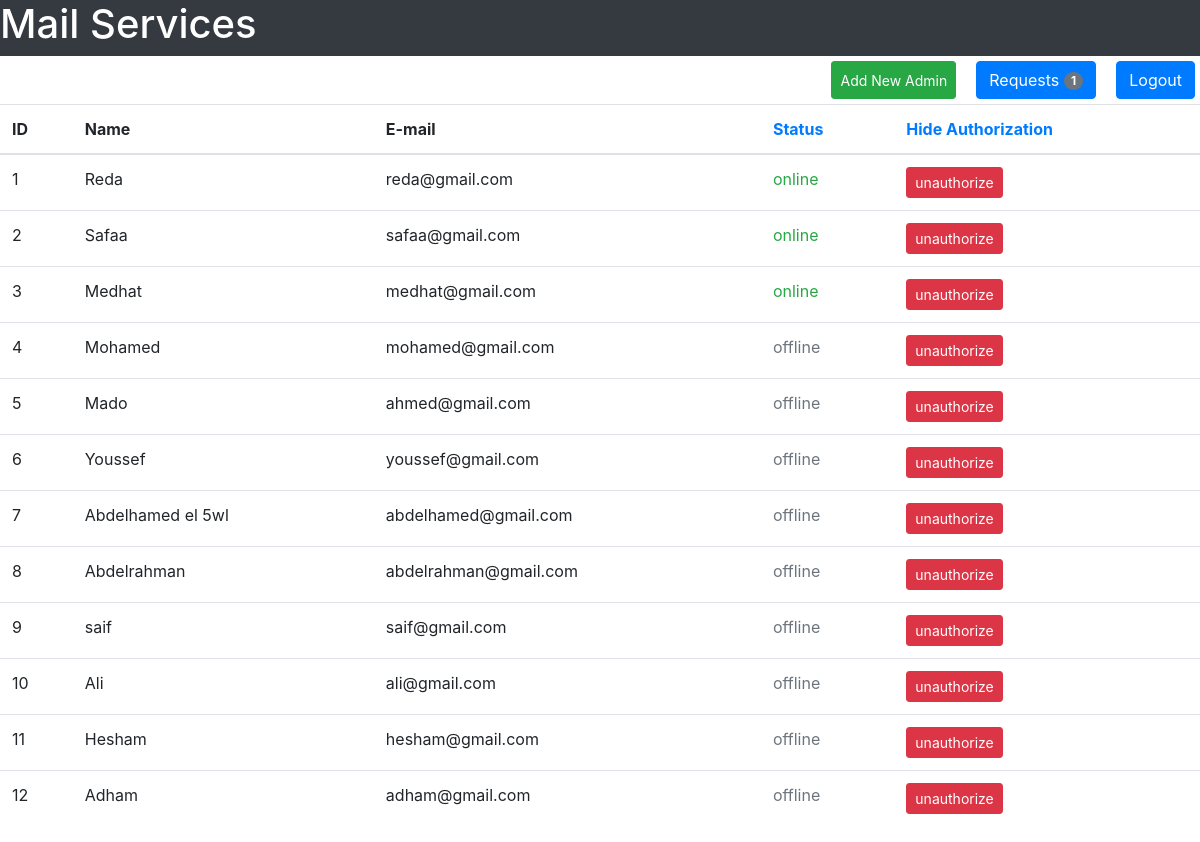
/admin/main-page, run on the app's committed database.
### tables this page shows
CREATE TABLE user(user_id INTEGER PRIMARY KEY, user_name TEXT NOT NULL, user_email TEXT NOT NULL, user_password TEXT  NOT NULL, user_gender TEXT NOT NULL, user_date_of_birth TEXT NOT NULL, user_city TEXT NOT NULL, user_country TEXT NOT NULL, user_contact INTEGER, user_account_creation_date TEXT NOT NULL, user_active INTEGER DEFAULT 0 CHECK(user_active == 1 OR user_active == 0), UNIQUE(user_email));

### Admin/admins.py (the view)
@admin_bp.route("/admin/main-page")
def admin_page():
    sqlite_connection = sqlite3.connect("MAIL_DB.db")
    check_unauthorized_query = """SELECT user_email FROM unauthorize;"""
    db_unauthorized_mails = sqlite_connection.execute(check_unauthorized_query)
    un_authorized_mails = []
    for mail in db_unauthorized_mails:
        un_authorized_mails.append(mail[0])
    select_all_users = """SELECT user_id, user_name, user_email, user_active FROM user;"""
    db_all_users = sqlite_connection.execute(select_all_users)
    user_data = {}
    all_users = []
    for user in db_all_users:
        user_data["user_id"] = user[0]
        user_data["user_name"] = user[1]
        user_data["user_email"] = user[2]
        user_data["user_status"] = user[3]
        user_data["user_authorized"] = True
        for mail in un_authorized_mails:
            if mail == user[2]:
                user_data["user_authorized"] = False
                break
        all_users.append(user_data)
        user_data = {}
        waiting_requests = get_all_waiting_requests()
    return render_template("admin_templates/admin.html", all_users = all_users, waiting_requests = waiting_requests)

### Admin/admins.py (called while the page is built)
def get_all_waiting_requests():
    sqlite_connection = sqlite3.connect("MAIL_DB.db")
    select_query = """SELECT waiting_id FROM waiting_list;"""
    db_all_requests = sqlite_connection.execute(select_query)
    counter = 0
    for req in db_all_requests:
        counter += 1
    sqlite_connection.close()
    return counter

### Admin/templates/admin_templates/admin.html (shortened to what this page needs)
<!DOCTYPE html>
<html lang = "en">
    <head>
        <link rel="stylesheet" href="https://maxcdn.bootstrapcdn.com/bootstrap/4.5.2/css/bootstrap.min.css">
    </head>
    <body>
        <div class = "container-fluid">
            <div class = "row bg-dark text-white">
                <h1>Mail Services</h1>
            </div>
            <div class = "row">
                <div class = "row" style = "margin-left: auto;margin-top: 5px;margin-bottom: 5px;">
                        <button class = "btn btn-success btn-sm" style = "margin-right: 20px;" data-toggle = "modal" data-target = "#adminForm">Add New Admin</button>
                        <a href = "{{url_for('admin_bp.waiting_requests')}}" style = "margin-right: 20px;" class = "btn btn-primary">Requests <span class = "badge badge-pill badge-secondary" id = "waitingRequests"> {{waiting_requests}}</span></a>
                        <a href = "{{url_for('forms_bp.login_form_page')}}" class = "btn btn-primary" style = "margin-right: 20px;">Logout</a>
                    </div>
                <table class = "table">
                    <thead>
                        <tr>
                            <th>ID</th>
                            <th>Name</th>
                            <th>E-mail</th>
                            <th><a href = "#" class = "text-primary" id = "statusButton">Status</a></th>
                            <th><a href = "#" class = "text-primary" id = "showAuthorizationButton">Hide Authorization</a></th>
                        </tr>
                    </thead>
                    <tbody>
                        {% for user in all_users:%}
                        <tr>
                            <td>{{user["user_id"]}}</td>
                            <td>{{user["user_name"]}}</td>
                            <td id = "userMail">{{user["user_email"]}}</td>
                            {% if user["user_status"] == 1 %}
                                <td class = "text-success" id = "userStatus">online</td>
                            {% else %}
                                <td class = "text-secondary" id = "userStatus">offline</td>
                            {% endif %}
                            {% if user["user_authorized"] == True %}
                                <td><a href = "{{url_for('admin_bp.admin_unauthorize', user_mail = user['user_email'])}}" class = "btn btn-danger btn-sm" id = "authorizationButton">unauthorize</a></td>
                            {% else %}
                                <td><a href = "{{url_for('admin_bp.admin_authorize', user_mail = user['user_email'])}}" class = "btn btn-success btn-sm" id = "authorizationButton">authorize</a></td>
                            {% endif %}
                        </tr>
                        {% endfor %}
                    </tbody>
                </table>
            </div>
        </div>
    </body>
</html>

### data on the page
user: user_id "1", user_name "Reda", user_email "reda@gmail.com", shows "online"
user: user_id "2", user_name "Safaa", user_email "safaa@gmail.com", shows "online"
user: user_id "3", user_name "Medhat", user_email "medhat@gmail.com", shows "online"
user: user_id "4", user_name "Mohamed", user_email "mohamed@gmail.com", shows "offline"
user: user_id "5", user_name "Mado", user_email "ahmed@gmail.com", shows "offline"
user: user_id "6", user_name "Youssef", user_email "youssef@gmail.com", shows "offline"
user: user_id "7", user_name "Abdelhamed el 5wl", user_email "abdelhamed@gmail.com", shows "offline"
user: user_id "8", user_name "Abdelrahman", user_email "abdelrahman@gmail.com", shows "offline"
user: user_id "9", user_name "saif", user_email "saif@gmail.com", shows "offline"
user: user_id "10", user_name "Ali", user_email "ali@gmail.com", shows "offline"
user: user_id "11", user_name "Hesham", user_email "hesham@gmail.com", shows "offline"
user: user_id "12", user_name "Adham", user_email "adham@gmail.com", shows "offline"

### other printed values
{{ waiting_requests }} "1"
